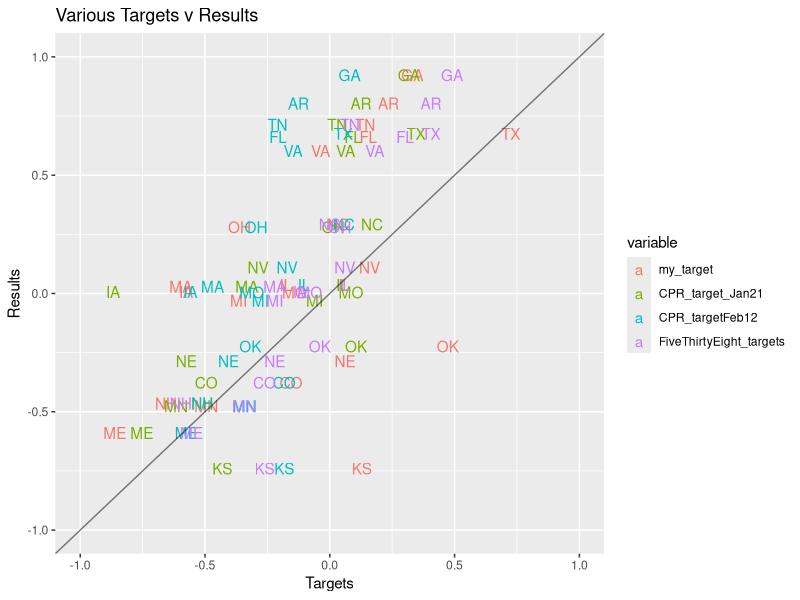

This chart was generated by the following R code:
## ---- chunk 1
require(ggplot2)
require(reshape2)
## ---- chunk 2
targets <- read.csv("2016-dem-primary-targets-manual.csv")
results <- read.csv("2016-dem-primary.csv")

targets$state_abb <- state.abb[match(targets$state, state.name)]
targets$result <- log(results$Clinton_popular_vote/results$Sanders_popular_vote)
state_targets <- melt(targets, id.vars = c("state", "state_abb", "result"))

plot <- ggplot(state_targets, aes(x = value, y = result, color=variable) ) +
  geom_text( aes(label=state_abb) ) +
  #scale_size_continuous(range = c(2,7), limits = c(14,475)) +
  labs(title = "Various Targets v Results", x = "Targets", y = "Results", size = "Total delegates") +
  geom_abline(intercept = 0, slope=1, alpha = 0.5) +
  xlim(-1,1) + ylim(-1,1)
plot
